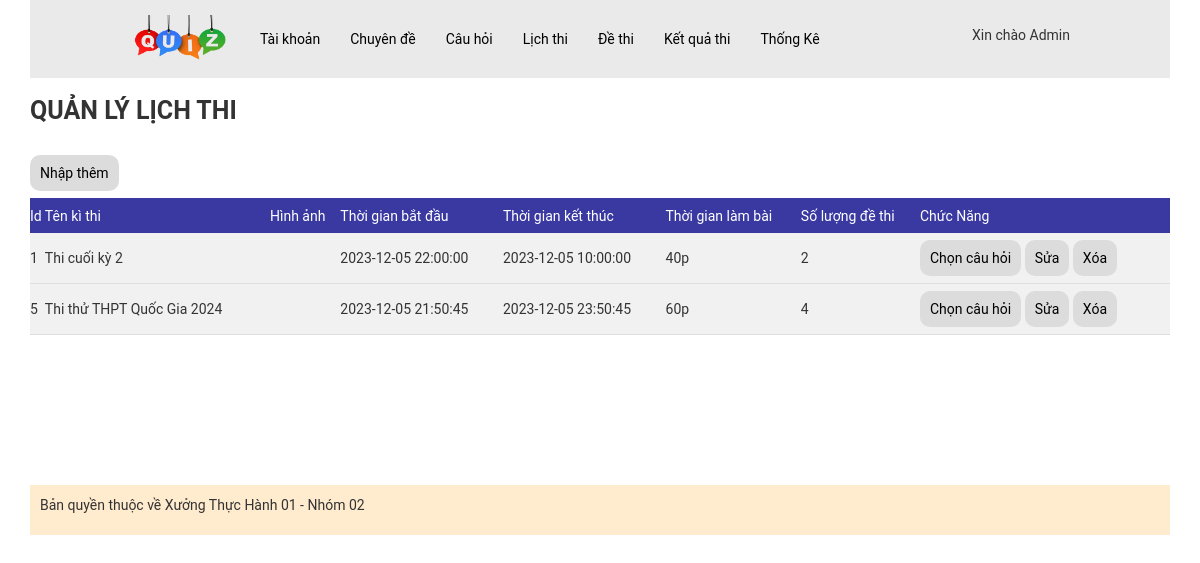
The page /admin/index.php?act=dslt (signed in) on the database as committed earlier.
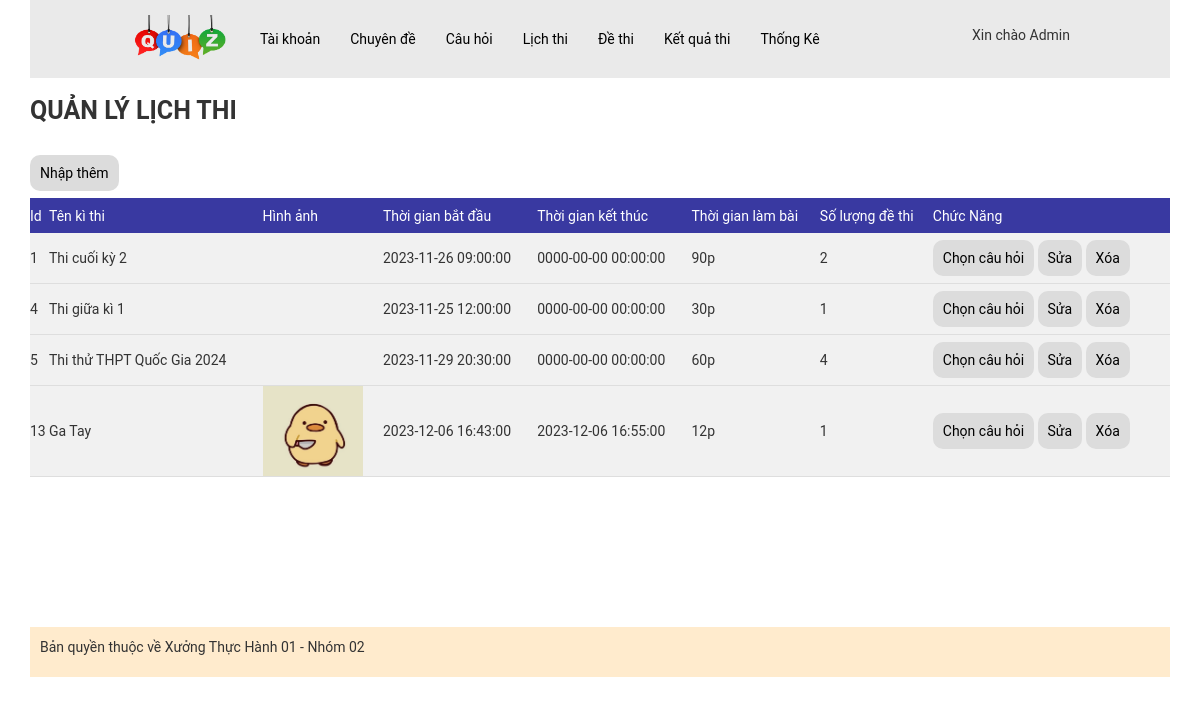
The same page on the database as committed later.
### tables this page shows
CREATE TABLE `lichthi` (
  `id` int NOT NULL,
  `name` varchar(255) NOT NULL COMMENT 'Tên lịch thi(tên kì thi)',
  `image_lt` varchar(255) DEFAULT NULL,
  `time_start` datetime NOT NULL COMMENT 'TG bắt đầu làm bài',
  `time_end` datetime NOT NULL COMMENT 'TG kết thúc làm bài',
  `time` int NOT NULL COMMENT 'TG làm bài (vd: 45p)',
  `so_de_thi` int NOT NULL COMMENT 'Số lượng đề thi'
);

### model/pdo.php (called while the page is built, shortened)
<?php
function pdo_get_connection(){
    $servername = "localhost";
    $username = "root";
    $password = "";
    try {
        $conn = new PDO("mysql:host=$servername;dbname=xuongth01_02", $username, $password);
        $conn->setAttribute(PDO::ATTR_ERRMODE, PDO::ERRMODE_EXCEPTION);
        return $conn;
    } catch(PDOException $e) {
        echo "Connection failed: " . $e->getMessage();
    }
}
function pdo_query($sql){
    $sql_args=array_slice(func_get_args(),1);
    try{
        $conn=pdo_get_connection();
        $stmt=$conn->prepare($sql);
        $stmt->execute($sql_args);
        $rows=$stmt->fetchAll();
        return $rows;
    }
    catch(PDOException $e){
        throw $e;
    }
    finally{
        unset($conn);
    }
}
?>

### model/lichthi.php (called while the page is built, shortened)
<?php
function loadall_lichthi()
{
    $sql = "select * from lichthi";
    $result = pdo_query($sql);
    return $result;
}

### admin/lichthi/list-lichthi.php (the view)
<div class="content-boder-user">
    <div class="title-boder-top-user">
        <p>QUẢN LÝ LỊCH THI</p>
    </div>
    <br>
    <div class="add-user">
        <a href="?act=addlt">
            Nhập thêm
        </a>
    </div>
    <div class="main-user">
        <table>
            <thead>
                <tr>
                    <td>Id</td>
                    <td>Tên kì thi</td>
                    <td>Hình ảnh</td>
                    <td>Thời gian bắt đầu</td>
                    <td>Thời gian kết thúc</td>
                    <td>Thời gian làm bài </td>
                    <td>Số lượng đề thi</td>
                    <td>Chức Năng</td>
                </tr>
            </thead>
            <tbody>
                <?php foreach ($dslt as $key => $value) : extract($value) ?>
                <?php   $hinhpath = "../uploads/" . $image_lt;
                    if (is_file($hinhpath)) {
                         $hinh_lt = "<img src='" . $hinhpath . "' width='100px'>";
                    } else {
                         $hinh_lt = "";
                    } ?>
                    <tr>
                        <td><?php echo $id ?></td>
                        <td><?php echo $name ?></td>
                        <td><?php echo $hinh_lt ?></td>
                        <td><?php echo $time_start ?></td>
                        <td><?php echo $time_end ?></td>
                        <td><?php echo $time ?>p</td>
                        <td><?php echo $so_de_thi ?></td>
                        <td><a href="?act=chon_cauhoi&idlt=<?php echo $id ?>">Chọn câu hỏi</a>
                            <a href="?act=editlt&idlt=<?php echo $id ?>">Sửa</a>
                            <a href="?act=deletelt&idlt=<?php echo $id ?>">Xóa</a>
                        </td>
                    </tr>
                <?php endforeach; ?>
            </tbody>
        </table>
    </div>
</div>

### admin/header.php (shortened to what this page needs)
<!DOCTYPE html>
<html lang="en">
<head>
    <link rel="stylesheet" href="../assets/css/style_admin.css">
    <link rel="stylesheet" href="https://maxcdn.bootstrapcdn.com/bootstrap/3.4.1/css/bootstrap.min.css">
</head>

### admin/menu.php (shortened to what this page needs)
<body>
    <div class="container">
        <div class="menu">
            <ul class="main-menu">
                <li class='logo-cong-ty'><a href="?act=trangchu"><img src="../assets/img/logo-cong-ty-removebg-preview.png" alt=""></a></li>
                <li><a href="?act=dstk">Tài khoản</a></li>
                <li><a href="?act=dscd">Chuyên đề</a></li>
                <li><a href="?act=dsch">Câu hỏi</a></li>
                <li><a href="?act=dslt">Lịch thi</a></li>
                <li><a href="?act=dsdt">Đề thi</a></li>
                <li><a href="?act=dskq">Kết quả thi</a></li>
                <li><a href="?act=bieudo">Thống Kê</a></li>
                <li class='login'>
                    <div class='xin-chao-user'>
                        Xin chào
                        <?php echo $_SESSION['user']['fullname'] ?>
                        <br>
                    </div> <br>
                </li>
            </ul>
        </div>

### admin/index.php (shortened to what this page needs)
<?php
include "../model/pdo.php";
include "../model/lichthi.php";
include "header.php";
include "menu.php";
?>
<div>
    <?php
    if (isset($_GET['act']) && $_GET['act'] != "") {
        $act = $_GET['act'];
        switch ($act) {
            case 'dslt':
                $dslt = loadall_lichthi();
                include "lichthi/list-lichthi.php";
                break;
        }
    } else {
        include "trangchu/trangchu.php";
    }
    ?>
</div>
<?php
include "footer.php";
?>

### admin/footer.php
<div class="footer-trangchu">
            <p>Bản quyền thuộc về Xưởng Thực Hành 01 - Nhóm 02</p>
        </div>
    </div>
</body>
</html>

### assets/css/style_admin.css (style rules this page uses)
.container { margin: 0px auto; padding: 0px; }
* { padding: 0px; margin: 0px; font-family: roboto; }
.menu ul.main-menu li img { width: 100px; padding-top: 5px; }
.menu { background-color: #eaeaea; }
.menu ul.main-menu { padding: 0px; list-style: none; display: flex; flex-direction: row; justify-content: flex-start; max-width: 960px; margin: 0px auto; align-items: center; position: relative; }
.menu ul.main-menu li { padding: 10px 10px 10px 0px; transition: all 0.5s; border-radius: 3px; }
.menu ul.main-menu li a { padding: 10px; color: black; text-decoration: none; }
.menu ul.main-menu li.login { position: absolute; right: 0px; top: 15px; z-index: 3; }
.footer-trangchu { margin-top: 150px; padding: 10px; background-color: blanchedalmond; }
.content-boder-user .title-boder-top-user p { padding: 15px 0px; margin: 0px; font-size: 25px; font-weight: bolder; }
.content-boder-user .main-user table { width: 100%; margin-top: 15px; background: rgba(235, 235, 235, 0.68); border-collapse: collapse; }
.content-boder-user .main-user table a, .add-user a { background: rgb(220 220 220); padding: 10px; color: black; text-decoration: none; border-radius: 10px; }
.content-boder-user .main-user table thead tr td { background: #3939a1; color: white; padding: 0; margin: 0; height: 35px; }
.content-boder-user .main-user table tbody tr td { line-height: 50px; border-bottom: 1px solid rgb(222, 222, 222); }
.login { padding-top: 70px; }

Rows that differ between the two databases and show on the page:
changed lichthi "Thi cuối kỳ 2": time_start "2023-12-05 22:00:00" → "2023-11-26 09:00:00"; time_end "2023-12-05 10:00:00" → "0000-00-00 00:00:00"; time "40" → "90"
added lichthi: id "4", name "Thi giữa kì 1", time_start "2023-11-25 12:00:00", time_end "0000-00-00 00:00:00", time "30", so_de_thi "1"
changed lichthi "Thi thử THPT Quốc Gia 2024": time_start "2023-12-05 21:50:45" → "2023-11-29 20:30:00"; time_end "2023-12-05 23:50:45" → "0000-00-00 00:00:00"
added lichthi: id "13", name "Ga Tay", image_lt (picture), time_start "2023-12-06 16:43:00", time_end "2023-12-06 16:55:00", time "12", so_de_thi "1"
